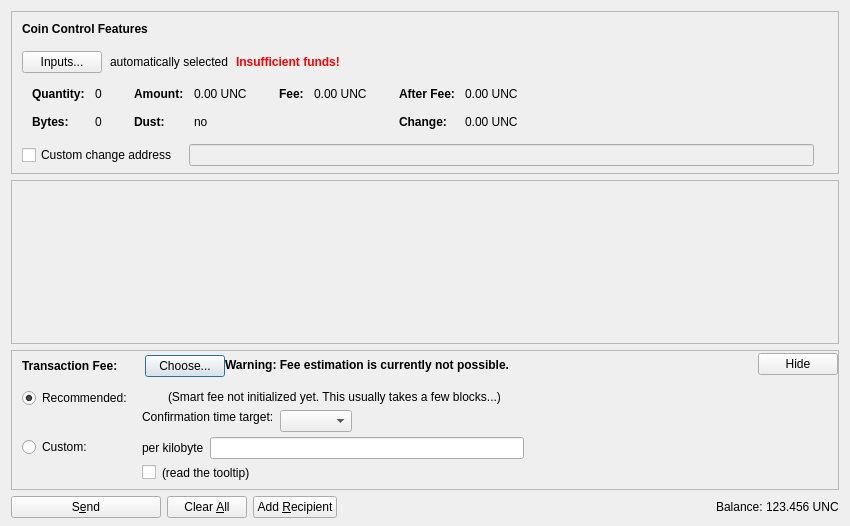
<?xml version="1.0" encoding="UTF-8"?>
<ui version="4.0">
 <class>SendCoinsDialog</class>
 <widget class="QDialog" name="SendCoinsDialog">
  <property name="geometry">
   <rect>
    <x>0</x>
    <y>0</y>
    <width>850</width>
    <height>526</height>
   </rect>
  </property>
  <property name="windowTitle">
   <string>Send Coins</string>
  </property>
  <layout class="QVBoxLayout" name="verticalLayout" stretch="0,1,0,0">
   <property name="bottomMargin">
    <number>8</number>
   </property>
   <item>
    <widget class="QFrame" name="frameCoinControl">
     <property name="sizePolicy">
      <sizepolicy hsizetype="Expanding" vsizetype="Expanding">
       <horstretch>0</horstretch>
       <verstretch>0</verstretch>
      </sizepolicy>
     </property>
     <property name="maximumSize">
      <size>
       <width>16777215</width>
       <height>16777215</height>
      </size>
     </property>
     <property name="frameShape">
      <enum>QFrame::StyledPanel</enum>
     </property>
     <property name="frameShadow">
      <enum>QFrame::Sunken</enum>
     </property>
     <layout class="QVBoxLayout" name="verticalLayoutCoinControl2">
      <property name="spacing">
       <number>0</number>
      </property>
      <property name="leftMargin">
       <number>0</number>
      </property>
      <property name="topMargin">
       <number>0</number>
      </property>
      <property name="rightMargin">
       <number>0</number>
      </property>
      <property name="bottomMargin">
       <number>6</number>
      </property>
      <item>
       <layout class="QVBoxLayout" name="verticalLayoutCoinControl" stretch="0,0,0,0,1">
        <property name="spacing">
         <number>0</number>
        </property>
        <property name="leftMargin">
         <number>10</number>
        </property>
        <property name="topMargin">
         <number>10</number>
        </property>
        <item>
         <layout class="QHBoxLayout" name="horizontalLayoutCoinControl1">
          <property name="bottomMargin">
           <number>15</number>
          </property>
          <item>
           <widget class="QLabel" name="labelCoinControlFeatures">
            <property name="sizePolicy">
             <sizepolicy hsizetype="Preferred" vsizetype="Maximum">
              <horstretch>0</horstretch>
              <verstretch>0</verstretch>
             </sizepolicy>
            </property>
            <property name="font">
             <font>
              <weight>75</weight>
              <bold>true</bold>
             </font>
            </property>
            <property name="styleSheet">
             <string notr="true">font-weight:bold;</string>
            </property>
            <property name="text">
             <string>Coin Control Features</string>
            </property>
           </widget>
          </item>
         </layout>
        </item>
        <item>
         <layout class="QHBoxLayout" name="horizontalLayoutCoinControl2" stretch="0,0,0,0">
          <property name="spacing">
           <number>8</number>
          </property>
          <property name="bottomMargin">
           <number>10</number>
          </property>
          <item>
           <widget class="QPushButton" name="pushButtonCoinControl">
            <property name="styleSheet">
             <string notr="true"/>
            </property>
            <property name="text">
             <string>Inputs...</string>
            </property>
            <property name="autoDefault">
             <bool>false</bool>
            </property>
           </widget>
          </item>
          <item>
           <widget class="QLabel" name="labelCoinControlAutomaticallySelected">
            <property name="text">
             <string>automatically selected</string>
            </property>
            <property name="margin">
             <number>5</number>
            </property>
           </widget>
          </item>
          <item>
           <widget class="QLabel" name="labelCoinControlInsuffFunds">
            <property name="font">
             <font>
              <weight>75</weight>
              <bold>true</bold>
             </font>
            </property>
            <property name="styleSheet">
             <string notr="true">color:red;font-weight:bold;</string>
            </property>
            <property name="text">
             <string>Insufficient funds!</string>
            </property>
            <property name="margin">
             <number>5</number>
            </property>
           </widget>
          </item>
          <item>
           <spacer name="horizontalSpacerCoinControl">
            <property name="orientation">
             <enum>Qt::Horizontal</enum>
            </property>
            <property name="sizeHint" stdset="0">
             <size>
              <width>40</width>
              <height>1</height>
             </size>
            </property>
           </spacer>
          </item>
         </layout>
        </item>
        <item>
         <widget class="QWidget" name="widgetCoinControl" native="true">
          <property name="sizePolicy">
           <sizepolicy hsizetype="Preferred" vsizetype="Preferred">
            <horstretch>0</horstretch>
            <verstretch>0</verstretch>
           </sizepolicy>
          </property>
          <property name="minimumSize">
           <size>
            <width>0</width>
            <height>0</height>
           </size>
          </property>
          <property name="styleSheet">
           <string notr="true"/>
          </property>
          <layout class="QHBoxLayout" name="horizontalLayoutCoinControl5">
           <property name="leftMargin">
            <number>0</number>
           </property>
           <property name="topMargin">
            <number>0</number>
           </property>
           <property name="rightMargin">
            <number>0</number>
           </property>
           <property name="bottomMargin">
            <number>0</number>
           </property>
           <item>
            <layout class="QHBoxLayout" name="horizontalLayoutCoinControl3" stretch="0,0,0,1">
             <property name="spacing">
              <number>20</number>
             </property>
             <property name="topMargin">
              <number>0</number>
             </property>
             <property name="bottomMargin">
              <number>10</number>
             </property>
             <item>
              <layout class="QFormLayout" name="formLayoutCoinControl1">
               <property name="horizontalSpacing">
                <number>10</number>
               </property>
               <property name="verticalSpacing">
                <number>14</number>
               </property>
               <property name="leftMargin">
                <number>10</number>
               </property>
               <property name="topMargin">
                <number>4</number>
               </property>
               <property name="rightMargin">
                <number>6</number>
               </property>
               <item row="0" column="0">
                <widget class="QLabel" name="labelCoinControlQuantityText">
                 <property name="font">
                  <font>
                   <weight>75</weight>
                   <bold>true</bold>
                  </font>
                 </property>
                 <property name="text">
                  <string>Quantity:</string>
                 </property>
                 <property name="margin">
                  <number>0</number>
                 </property>
                </widget>
               </item>
               <item row="0" column="1">
                <widget class="QLabel" name="labelCoinControlQuantity">
                 <property name="cursor">
                  <cursorShape>IBeamCursor</cursorShape>
                 </property>
                 <property name="contextMenuPolicy">
                  <enum>Qt::ActionsContextMenu</enum>
                 </property>
                 <property name="text">
                  <string notr="true">0</string>
                 </property>
                 <property name="margin">
                  <number>0</number>
                 </property>
                 <property name="textInteractionFlags">
                  <set>Qt::LinksAccessibleByMouse|Qt::TextSelectableByKeyboard|Qt::TextSelectableByMouse</set>
                 </property>
                </widget>
               </item>
               <item row="1" column="0">
                <widget class="QLabel" name="labelCoinControlBytesText">
                 <property name="font">
                  <font>
                   <weight>75</weight>
                   <bold>true</bold>
                  </font>
                 </property>
                 <property name="text">
                  <string>Bytes:</string>
                 </property>
                </widget>
               </item>
               <item row="1" column="1">
                <widget class="QLabel" name="labelCoinControlBytes">
                 <property name="cursor">
                  <cursorShape>IBeamCursor</cursorShape>
                 </property>
                 <property name="contextMenuPolicy">
                  <enum>Qt::ActionsContextMenu</enum>
                 </property>
                 <property name="text">
                  <string notr="true">0</string>
                 </property>
                 <property name="textInteractionFlags">
                  <set>Qt::LinksAccessibleByMouse|Qt::TextSelectableByKeyboard|Qt::TextSelectableByMouse</set>
                 </property>
                </widget>
               </item>
              </layout>
             </item>
             <item>
              <layout class="QFormLayout" name="formLayoutCoinControl2">
               <property name="horizontalSpacing">
                <number>10</number>
               </property>
               <property name="verticalSpacing">
                <number>14</number>
               </property>
               <property name="leftMargin">
                <number>6</number>
               </property>
               <property name="topMargin">
                <number>4</number>
               </property>
               <property name="rightMargin">
                <number>6</number>
               </property>
               <item row="0" column="0">
                <widget class="QLabel" name="labelCoinControlAmountText">
                 <property name="font">
                  <font>
                   <weight>75</weight>
                   <bold>true</bold>
                  </font>
                 </property>
                 <property name="text">
                  <string>Amount:</string>
                 </property>
                 <property name="margin">
                  <number>0</number>
                 </property>
                </widget>
               </item>
               <item row="0" column="1">
                <widget class="QLabel" name="labelCoinControlAmount">
                 <property name="cursor">
                  <cursorShape>IBeamCursor</cursorShape>
                 </property>
                 <property name="contextMenuPolicy">
                  <enum>Qt::ActionsContextMenu</enum>
                 </property>
                 <property name="text">
                  <string notr="true">0.00 UNC</string>
                 </property>
                 <property name="textInteractionFlags">
                  <set>Qt::LinksAccessibleByMouse|Qt::TextSelectableByKeyboard|Qt::TextSelectableByMouse</set>
                 </property>
                </widget>
               </item>
               <item row="1" column="0">
                <widget class="QLabel" name="labelCoinControlLowOutputText">
                 <property name="font">
                  <font>
                   <weight>75</weight>
                   <bold>true</bold>
                  </font>
                 </property>
                 <property name="text">
                  <string>Dust:</string>
                 </property>
                </widget>
               </item>
               <item row="1" column="1">
                <widget class="QLabel" name="labelCoinControlLowOutput">
                 <property name="cursor">
                  <cursorShape>IBeamCursor</cursorShape>
                 </property>
                 <property name="contextMenuPolicy">
                  <enum>Qt::ActionsContextMenu</enum>
                 </property>
                 <property name="text">
                  <string notr="true">no</string>
                 </property>
                 <property name="textInteractionFlags">
                  <set>Qt::LinksAccessibleByMouse|Qt::TextSelectableByKeyboard|Qt::TextSelectableByMouse</set>
                 </property>
                </widget>
               </item>
              </layout>
             </item>
             <item>
              <layout class="QFormLayout" name="formLayoutCoinControl3">
               <property name="horizontalSpacing">
                <number>10</number>
               </property>
               <property name="verticalSpacing">
                <number>14</number>
               </property>
               <property name="leftMargin">
                <number>6</number>
               </property>
               <property name="topMargin">
                <number>4</number>
               </property>
               <property name="rightMargin">
                <number>6</number>
               </property>
               <item row="0" column="0">
                <widget class="QLabel" name="labelCoinControlFeeText">
                 <property name="font">
                  <font>
                   <weight>75</weight>
                   <bold>true</bold>
                  </font>
                 </property>
                 <property name="text">
                  <string>Fee:</string>
                 </property>
                 <property name="margin">
                  <number>0</number>
                 </property>
                </widget>
               </item>
               <item row="0" column="1">
                <widget class="QLabel" name="labelCoinControlFee">
                 <property name="cursor">
                  <cursorShape>IBeamCursor</cursorShape>
                 </property>
                 <property name="contextMenuPolicy">
                  <enum>Qt::ActionsContextMenu</enum>
                 </property>
                 <property name="text">
                  <string notr="true">0.00 UNC</string>
                 </property>
                 <property name="textInteractionFlags">
                  <set>Qt::LinksAccessibleByMouse|Qt::TextSelectableByKeyboard|Qt::TextSelectableByMouse</set>
                 </property>
                </widget>
               </item>
              </layout>
             </item>
             <item>
              <layout class="QFormLayout" name="formLayoutCoinControl4">
               <property name="horizontalSpacing">
                <number>10</number>
               </property>
               <property name="verticalSpacing">
                <number>14</number>
               </property>
               <property name="leftMargin">
                <number>6</number>
               </property>
               <property name="topMargin">
                <number>4</number>
               </property>
               <property name="rightMargin">
                <number>6</number>
               </property>
               <item row="0" column="0">
                <widget class="QLabel" name="labelCoinControlAfterFeeText">
                 <property name="font">
                  <font>
                   <weight>75</weight>
                   <bold>true</bold>
                  </font>
                 </property>
                 <property name="text">
                  <string>After Fee:</string>
                 </property>
                 <property name="margin">
                  <number>0</number>
                 </property>
                </widget>
               </item>
               <item row="0" column="1">
                <widget class="QLabel" name="labelCoinControlAfterFee">
                 <property name="cursor">
                  <cursorShape>IBeamCursor</cursorShape>
                 </property>
                 <property name="contextMenuPolicy">
                  <enum>Qt::ActionsContextMenu</enum>
                 </property>
                 <property name="text">
                  <string notr="true">0.00 UNC</string>
                 </property>
                 <property name="textInteractionFlags">
                  <set>Qt::LinksAccessibleByMouse|Qt::TextSelectableByKeyboard|Qt::TextSelectableByMouse</set>
                 </property>
                </widget>
               </item>
               <item row="1" column="0">
                <widget class="QLabel" name="labelCoinControlChangeText">
                 <property name="font">
                  <font>
                   <weight>75</weight>
                   <bold>true</bold>
                  </font>
                 </property>
                 <property name="text">
                  <string>Change:</string>
                 </property>
                </widget>
               </item>
               <item row="1" column="1">
                <widget class="QLabel" name="labelCoinControlChange">
                 <property name="cursor">
                  <cursorShape>IBeamCursor</cursorShape>
                 </property>
                 <property name="contextMenuPolicy">
                  <enum>Qt::ActionsContextMenu</enum>
                 </property>
                 <property name="text">
                  <string notr="true">0.00 UNC</string>
                 </property>
                 <property name="textInteractionFlags">
                  <set>Qt::LinksAccessibleByMouse|Qt::TextSelectableByKeyboard|Qt::TextSelectableByMouse</set>
                 </property>
                </widget>
               </item>
              </layout>
             </item>
            </layout>
           </item>
          </layout>
         </widget>
        </item>
        <item>
         <layout class="QHBoxLayout" name="horizontalLayoutCoinControl4" stretch="0,0,0">
          <property name="spacing">
           <number>12</number>
          </property>
          <property name="sizeConstraint">
           <enum>QLayout::SetDefaultConstraint</enum>
          </property>
          <property name="topMargin">
           <number>5</number>
          </property>
          <property name="rightMargin">
           <number>5</number>
          </property>
          <item>
           <widget class="QCheckBox" name="checkBoxCoinControlChange">
            <property name="toolTip">
             <string>If this is activated, but the change address is empty or invalid, change will be sent to a newly generated address.</string>
            </property>
            <property name="text">
             <string>Custom change address</string>
            </property>
           </widget>
          </item>
          <item>
           <widget class="QValidatedLineEdit" name="lineEditCoinControlChange">
            <property name="enabled">
             <bool>false</bool>
            </property>
            <property name="sizePolicy">
             <sizepolicy hsizetype="Expanding" vsizetype="Fixed">
              <horstretch>0</horstretch>
              <verstretch>0</verstretch>
             </sizepolicy>
            </property>
           </widget>
          </item>
          <item>
           <widget class="QLabel" name="labelCoinControlChangeLabel">
            <property name="sizePolicy">
             <sizepolicy hsizetype="Preferred" vsizetype="Expanding">
              <horstretch>0</horstretch>
              <verstretch>0</verstretch>
             </sizepolicy>
            </property>
            <property name="minimumSize">
             <size>
              <width>0</width>
              <height>0</height>
             </size>
            </property>
            <property name="text">
             <string/>
            </property>
            <property name="margin">
             <number>3</number>
            </property>
           </widget>
          </item>
         </layout>
        </item>
        <item>
         <spacer name="verticalSpacerCoinControl">
          <property name="orientation">
           <enum>Qt::Vertical</enum>
          </property>
          <property name="sizeHint" stdset="0">
           <size>
            <width>800</width>
            <height>1</height>
           </size>
          </property>
         </spacer>
        </item>
       </layout>
      </item>
     </layout>
    </widget>
   </item>
   <item>
    <widget class="QScrollArea" name="scrollArea">
     <property name="widgetResizable">
      <bool>true</bool>
     </property>
     <widget class="QWidget" name="scrollAreaWidgetContents">
      <property name="geometry">
       <rect>
        <x>0</x>
        <y>0</y>
        <width>830</width>
        <height>104</height>
       </rect>
      </property>
      <layout class="QVBoxLayout" name="verticalLayout_2" stretch="0,1">
       <property name="leftMargin">
        <number>0</number>
       </property>
       <property name="topMargin">
        <number>0</number>
       </property>
       <property name="rightMargin">
        <number>0</number>
       </property>
       <property name="bottomMargin">
        <number>0</number>
       </property>
       <item>
        <layout class="QVBoxLayout" name="entries">
         <property name="spacing">
          <number>6</number>
         </property>
        </layout>
       </item>
       <item>
        <spacer name="verticalSpacer">
         <property name="orientation">
          <enum>Qt::Vertical</enum>
         </property>
         <property name="sizeHint" stdset="0">
          <size>
           <width>20</width>
           <height>40</height>
          </size>
         </property>
        </spacer>
       </item>
      </layout>
     </widget>
    </widget>
   </item>
   <item>
    <widget class="QFrame" name="frameFee">
     <property name="sizePolicy">
      <sizepolicy hsizetype="Expanding" vsizetype="Expanding">
       <horstretch>0</horstretch>
       <verstretch>0</verstretch>
      </sizepolicy>
     </property>
     <property name="maximumSize">
      <size>
       <width>16777215</width>
       <height>16777215</height>
      </size>
     </property>
     <property name="frameShape">
      <enum>QFrame::StyledPanel</enum>
     </property>
     <property name="frameShadow">
      <enum>QFrame::Sunken</enum>
     </property>
     <layout class="QVBoxLayout" name="verticalLayoutFee1">
      <property name="spacing">
       <number>0</number>
      </property>
      <property name="leftMargin">
       <number>0</number>
      </property>
      <property name="topMargin">
       <number>0</number>
      </property>
      <property name="rightMargin">
       <number>0</number>
      </property>
      <property name="bottomMargin">
       <number>0</number>
      </property>
      <item>
       <layout class="QVBoxLayout" name="verticalLayoutFee2" stretch="0,0,0">
        <property name="spacing">
         <number>0</number>
        </property>
        <property name="leftMargin">
         <number>10</number>
        </property>
        <property name="topMargin">
         <number>0</number>
        </property>
        <item>
         <layout class="QHBoxLayout" name="horizontalLayoutFee1">
          <property name="bottomMargin">
           <number>0</number>
          </property>
          <item>
           <layout class="QVBoxLayout" name="verticalLayoutFee7">
            <property name="spacing">
             <number>0</number>
            </property>
            <item>
             <spacer name="verticalSpacerSmartFee">
              <property name="orientation">
               <enum>Qt::Vertical</enum>
              </property>
              <property name="sizeType">
               <enum>QSizePolicy::Fixed</enum>
              </property>
              <property name="sizeHint" stdset="0">
               <size>
                <width>1</width>
                <height>4</height>
               </size>
              </property>
             </spacer>
            </item>
            <item>
             <layout class="QHBoxLayout" name="horizontalLayoutSmartFee">
              <property name="spacing">
               <number>10</number>
              </property>
              <item>
               <widget class="QLabel" name="labelFeeHeadline">
                <property name="sizePolicy">
                 <sizepolicy hsizetype="Preferred" vsizetype="Maximum">
                  <horstretch>0</horstretch>
                  <verstretch>0</verstretch>
                 </sizepolicy>
                </property>
                <property name="font">
                 <font>
                  <weight>75</weight>
                  <bold>true</bold>
                 </font>
                </property>
                <property name="styleSheet">
                 <string notr="true">font-weight:bold;</string>
                </property>
                <property name="text">
                 <string>Transaction Fee:</string>
                </property>
               </widget>
              </item>
              <item>
               <widget class="QLabel" name="labelFeeMinimized">
                <property name="text">
                 <string/>
                </property>
               </widget>
              </item>
              <item>
               <widget class="QPushButton" name="buttonChooseFee">
                <property name="text">
                 <string>Choose...</string>
                </property>
               </widget>
              </item>
             </layout>
            </item>
            <item>
             <spacer name="verticalSpacer_5">
              <property name="orientation">
               <enum>Qt::Vertical</enum>
              </property>
              <property name="sizeHint" stdset="0">
               <size>
                <width>1</width>
                <height>1</height>
               </size>
              </property>
             </spacer>
            </item>
           </layout>
          </item>
          <item>
           <widget class="QLabel" name="fallbackFeeWarningLabel">
            <property name="toolTip">
             <string>Using the fallbackfee can result in sending a transaction that will take several hours or days (or never) to confirm. Consider choosing your fee manually or wait until you have validated the complete chain.</string>
            </property>
            <property name="font">
            <font>
                <weight>75</weight>
                <bold>true</bold>
            </font>
            </property>
            <property name="text">
             <string>Warning: Fee estimation is currently not possible.</string>
            </property>
            <property name="wordWrap">
             <bool>false</bool>
            </property>
           </widget>
          </item>
          <item>
           <spacer name="horizontalSpacer_4">
            <property name="orientation">
             <enum>Qt::Horizontal</enum>
            </property>
            <property name="sizeType">
             <enum>QSizePolicy::MinimumExpanding</enum>
            </property>
            <property name="sizeHint" stdset="0">
             <size>
              <width>40</width>
              <height>20</height>
             </size>
            </property>
           </spacer>
          </item>
          <item>
           <widget class="QPushButton" name="buttonMinimizeFee">
            <property name="toolTip">
             <string>collapse fee-settings</string>
            </property>
            <property name="text">
             <string>Hide</string>
            </property>
           </widget>
          </item>
         </layout>
        </item>
        <item>
         <widget class="QFrame" name="frameFeeSelection">
          <layout class="QVBoxLayout" name="verticalLayoutFee12">
           <property name="spacing">
            <number>0</number>
           </property>
           <property name="leftMargin">
            <number>0</number>
           </property>
           <property name="topMargin">
            <number>0</number>
           </property>
           <property name="rightMargin">
            <number>0</number>
           </property>
           <property name="bottomMargin">
            <number>0</number>
           </property>
           <item>
            <layout class="QGridLayout" name="gridLayoutFee">
             <property name="topMargin">
              <number>10</number>
             </property>
             <property name="bottomMargin">
              <number>4</number>
             </property>
             <property name="horizontalSpacing">
              <number>10</number>
             </property>
             <property name="verticalSpacing">
              <number>4</number>
             </property>
             <item row="1" column="1">
              <layout class="QVBoxLayout" name="verticalLayoutFee8">
               <property name="spacing">
                <number>6</number>
               </property>
               <item>
                <layout class="QHBoxLayout" name="horizontalLayoutFee13">
                 <item>
                  <widget class="QLabel" name="labelCustomPerKilobyte">
                   <property name="toolTip">
                    <string>If the custom fee is set to 1000 satoshis and the transaction is only 250 bytes, then &quot;per kilobyte&quot; only pays 250 satoshis in fee, while &quot;total at least&quot; pays 1000 satoshis. For transactions bigger than a kilobyte both pay by kilobyte.</string>
                   </property>
                   <property name="text">
                    <string>per kilobyte</string>
                   </property>
                  </widget>
                 </item>
                 <item>
                  <widget class="BitcoinAmountField" name="customFee"/>
                 </item>
                 <item>
                  <spacer name="horizontalSpacer_6">
                   <property name="orientation">
                    <enum>Qt::Horizontal</enum>
                   </property>
                   <property name="sizeHint" stdset="0">
                    <size>
                     <width>1</width>
                     <height>1</height>
                    </size>
                   </property>
                  </spacer>
                 </item>
                </layout>
               </item>
               <item>
                <layout class="QHBoxLayout" name="horizontalLayoutFee8">
                 <item>
                  <widget class="QCheckBox" name="checkBoxMinimumFee">
                   <property name="toolTip">
                    <string>Paying only the minimum fee is just fine as long as there is less transaction volume than space in the blocks. But be aware that this can end up in a never confirming transaction once there is more demand for unelmacoin transactions than the network can process.</string>
                   </property>
                   <property name="text">
                    <string/>
                   </property>
                  </widget>
                 </item>
                 <item>
                  <widget class="QLabel" name="labelMinFeeWarning">
                   <property name="enabled">
                    <bool>true</bool>
                   </property>
                   <property name="toolTip">
                    <string>Paying only the minimum fee is just fine as long as there is less transaction volume than space in the blocks. But be aware that this can end up in a never confirming transaction once there is more demand for unelmacoin transactions than the network can process.</string>
                   </property>
                   <property name="text">
                    <string>(read the tooltip)</string>
                   </property>
                   <property name="margin">
                    <number>5</number>
                   </property>
                  </widget>
                 </item>
                 <item>
                  <spacer name="horizontalSpacer_2">
                   <property name="orientation">
                    <enum>Qt::Horizontal</enum>
                   </property>
                   <property name="sizeHint" stdset="0">
                    <size>
                     <width>1</width>
                     <height>1</height>
                    </size>
                   </property>
                  </spacer>
                 </item>
                </layout>
               </item>
              </layout>
             </item>
             <item row="0" column="0">
              <layout class="QVBoxLayout" name="verticalLayoutFee4" stretch="0,1">
               <item>
                <widget class="QRadioButton" name="radioSmartFee">
                 <property name="text">
                  <string>Recommended:</string>
                 </property>
                 <property name="checked">
                  <bool>true</bool>
                 </property>
                 <attribute name="buttonGroup">
                  <string notr="true">groupFee</string>
                 </attribute>
                </widget>
               </item>
               <item>
                <spacer name="verticalSpacer_2">
                 <property name="orientation">
                  <enum>Qt::Vertical</enum>
                 </property>
                 <property name="sizeHint" stdset="0">
                  <size>
                   <width>1</width>
                   <height>1</height>
                  </size>
                 </property>
                </spacer>
               </item>
              </layout>
             </item>
             <item row="1" column="0">
              <layout class="QVBoxLayout" name="verticalLayoutFee9" stretch="0,1">
               <item>
                <widget class="QRadioButton" name="radioCustomFee">
                 <property name="text">
                  <string>Custom:</string>
                 </property>
                 <attribute name="buttonGroup">
                  <string notr="true">groupFee</string>
                 </attribute>
                </widget>
               </item>
               <item>
                <spacer name="verticalSpacer_6">
                 <property name="orientation">
                  <enum>Qt::Vertical</enum>
                 </property>
                 <property name="sizeHint" stdset="0">
                  <size>
                   <width>1</width>
                   <height>1</height>
                  </size>
                 </property>
                </spacer>
               </item>
              </layout>
             </item>
             <item row="0" column="1">
              <layout class="QVBoxLayout" name="verticalLayoutFee3" stretch="0,0,1">
               <property name="spacing">
                <number>6</number>
               </property>
               <property name="topMargin">
                <number>2</number>
               </property>
               <item>
                <layout class="QHBoxLayout" name="horizontalLayoutFee12">
                 <item>
                  <widget class="QLabel" name="labelSmartFee">
                   <property name="text">
                    <string/>
                   </property>
                   <property name="margin">
                    <number>2</number>
                   </property>
                  </widget>
                 </item>
                 <item>
                  <widget class="QLabel" name="labelFeeEstimation">
                   <property name="text">
                    <string/>
                   </property>
                  </widget>
                 </item>
                 <item>
                  <widget class="QLabel" name="labelSmartFee2">
                   <property name="text">
                    <string>(Smart fee not initialized yet. This usually takes a few blocks...)</string>
                   </property>
                   <property name="margin">
                    <number>2</number>
                   </property>
                  </widget>
                 </item>
                 <item>
                  <spacer name="horizontalSpacer_5">
                   <property name="orientation">
                    <enum>Qt::Horizontal</enum>
                   </property>
                   <property name="sizeHint" stdset="0">
                    <size>
                     <width>1</width>
                     <height>1</height>
                    </size>
                   </property>
                  </spacer>
                 </item>
                </layout>
               </item>
               <item>
                <layout class="QHBoxLayout" name="horizontalLayoutFee9">
                 <item>
                  <layout class="QVBoxLayout" name="verticalLayoutFee6">
                   <item>
                    <widget class="QLabel" name="labelSmartFee3">
                     <property name="text">
                      <string>Confirmation time target:</string>
                     </property>
                     <property name="margin">
                      <number>2</number>
                     </property>
                    </widget>
                   </item>
                   <item>
                    <spacer name="verticalSpacer_3">
                     <property name="orientation">
                      <enum>Qt::Vertical</enum>
                     </property>
                     <property name="sizeHint" stdset="0">
                      <size>
                       <width>1</width>
                       <height>1</height>
                      </size>
                     </property>
                    </spacer>
                   </item>
                  </layout>
                 </item>
                 <item>
                  <layout class="QVBoxLayout" name="verticalLayoutFee5">
                   <property name="rightMargin">
                    <number>30</number>
                   </property>
                   <item>
                    <layout class="QHBoxLayout" name="horizontalLayoutConfTarget">
                     <property name="bottomMargin">
                      <number>0</number>
                     </property>
                     <item>
                      <widget class="QComboBox" name="confTargetSelector"/>
                     </item>
                     <item>
                      <spacer name="horizontalSpacerConfTarget">
                       <property name="orientation">
                        <enum>Qt::Horizontal</enum>
                       </property>
                       <property name="sizeHint" stdset="0">
                        <size>
                         <width>40</width>
                         <height>20</height>
                        </size>
                       </property>
                      </spacer>
                     </item>
                    </layout>
                   </item>
                  </layout>
                 </item>
                </layout>
               </item>
               <item>
                <spacer name="verticalSpacer_4">
                 <property name="orientation">
                  <enum>Qt::Vertical</enum>
                 </property>
                 <property name="sizeHint" stdset="0">
                  <size>
                   <width>1</width>
                   <height>1</height>
                  </size>
                 </property>
                </spacer>
               </item>
              </layout>
             </item>
            </layout>
           </item>
          </layout>
         </widget>
        </item>
        <item>
         <spacer name="verticalSpacerFee">
          <property name="orientation">
           <enum>Qt::Vertical</enum>
          </property>
          <property name="sizeHint" stdset="0">
           <size>
            <width>40</width>
            <height>5</height>
           </size>
          </property>
         </spacer>
        </item>
       </layout>
      </item>
     </layout>
    </widget>
   </item>
   <item>
    <layout class="QHBoxLayout" name="horizontalLayout">
     <item>
      <widget class="QPushButton" name="sendButton">
       <property name="minimumSize">
        <size>
         <width>150</width>
         <height>0</height>
        </size>
       </property>
       <property name="toolTip">
        <string>Confirm the send action</string>
       </property>
       <property name="text">
        <string>S&amp;end</string>
       </property>
       <property name="icon">
        <iconset resource="../bitcoin.qrc">
         <normaloff>:/icons/send</normaloff>:/icons/send</iconset>
       </property>
       <property name="autoDefault">
        <bool>false</bool>
       </property>
       <property name="default">
        <bool>false</bool>
       </property>
      </widget>
     </item>
     <item>
      <widget class="QPushButton" name="clearButton">
       <property name="sizePolicy">
        <sizepolicy hsizetype="Minimum" vsizetype="Fixed">
         <horstretch>0</horstretch>
         <verstretch>0</verstretch>
        </sizepolicy>
       </property>
       <property name="toolTip">
        <string>Clear all fields of the form.</string>
       </property>
       <property name="text">
        <string>Clear &amp;All</string>
       </property>
       <property name="icon">
        <iconset resource="../bitcoin.qrc">
         <normaloff>:/icons/remove</normaloff>:/icons/remove</iconset>
       </property>
       <property name="autoDefault">
        <bool>false</bool>
       </property>
      </widget>
     </item>
     <item>
      <widget class="QPushButton" name="addButton">
       <property name="toolTip">
        <string>Send to multiple recipients at once</string>
       </property>
       <property name="text">
        <string>Add &amp;Recipient</string>
       </property>
       <property name="icon">
        <iconset resource="../bitcoin.qrc">
         <normaloff>:/icons/add</normaloff>:/icons/add</iconset>
       </property>
       <property name="autoDefault">
        <bool>false</bool>
       </property>
      </widget>
     </item>
     <item>
      <spacer name="horizontalSpacer">
       <property name="orientation">
        <enum>Qt::Horizontal</enum>
       </property>
       <property name="sizeHint" stdset="0">
        <size>
         <width>40</width>
         <height>20</height>
        </size>
       </property>
      </spacer>
     </item>
     <item>
      <layout class="QHBoxLayout" name="horizontalLayout_2">
       <property name="spacing">
        <number>3</number>
       </property>
       <item>
        <widget class="QLabel" name="label">
         <property name="sizePolicy">
          <sizepolicy hsizetype="Preferred" vsizetype="Fixed">
           <horstretch>0</horstretch>
           <verstretch>0</verstretch>
          </sizepolicy>
         </property>
         <property name="text">
          <string>Balance:</string>
         </property>
        </widget>
       </item>
       <item>
        <widget class="QLabel" name="labelBalance">
         <property name="sizePolicy">
          <sizepolicy hsizetype="Preferred" vsizetype="Fixed">
           <horstretch>0</horstretch>
           <verstretch>0</verstretch>
          </sizepolicy>
         </property>
         <property name="cursor">
          <cursorShape>IBeamCursor</cursorShape>
         </property>
         <property name="text">
          <string notr="true">123.456 UNC</string>
         </property>
         <property name="textInteractionFlags">
          <set>Qt::LinksAccessibleByMouse|Qt::TextSelectableByKeyboard|Qt::TextSelectableByMouse</set>
         </property>
        </widget>
       </item>
      </layout>
     </item>
    </layout>
   </item>
  </layout>
 </widget>
 <customwidgets>
  <customwidget>
   <class>QValidatedLineEdit</class>
   <extends>QLineEdit</extends>
   <header>qt/qvalidatedlineedit.h</header>
  </customwidget>
  <customwidget>
   <class>BitcoinAmountField</class>
   <extends>QLineEdit</extends>
   <header>qt/bitcoinamountfield.h</header>
   <container>1</container>
  </customwidget>
 </customwidgets>
 <resources>
  <include location="../bitcoin.qrc"/>
 </resources>
 <connections/>
 <buttongroups>
  <buttongroup name="groupFee"/>
 </buttongroups>
</ui>
